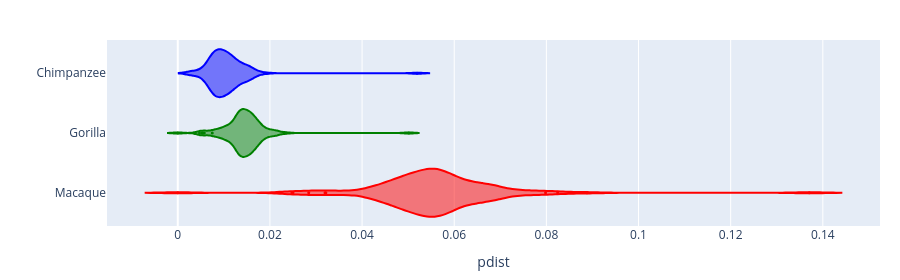

Notebook code for this chart:
### Code cell
import pandas as pd
import plotly.express as px
from rich.progress import track
import pathlib
import cogent3

paths = {
    "human_chimp": pathlib.Path('~/source/madb_data/thesis_data/human_chimp/ensembl_alignments/').expanduser(),
    "human_gorilla": pathlib.Path('~/source/madb_data/thesis_data/human_gorilla/ensembl_alignments/').expanduser(),
    "human_macaque": pathlib.Path('~/source/madb_data/thesis_data/human_macaque/ensembl_alignments/').expanduser()
}

pdists = []

for pair, path in paths.items():
    for fn in track(list(path.glob('*.fa')), description=f"Processing {pair}"):
        aln = cogent3.load_aligned_seqs(fn, moltype='dna')
        pdist = aln.distance_matrix(calc='pdist')
        pdists.append((pair, pdist[0, 1]))

df = pd.DataFrame(pdists, columns=["Pair", "Distance"])

# Rename comparison groups
df["Pair"] = df["Pair"].map({
    "human_chimp": "Chimpanzee",
    "human_gorilla": "Gorilla",
    "human_macaque": "Macaque"
})

# Create violin plot
fig = px.violin(
    df,
    x="Distance",
    y="Pair",
    orientation='h',
    labels={"Distance": "pdist", "Pair": ""},
    color="Pair",
    color_discrete_map={
        "Chimpanzee": "blue",
        "Gorilla": "green",
        "Macaque": "red"
    }
)

fig.update_layout(
    violinmode='overlay',
    yaxis=dict(categoryorder="array", categoryarray=["Macaque", "Gorilla", "Chimpanzee"]),
    margin=dict(l=60, r=20, t=40, b=40),
    height=280
)

fig.update_traces(width=0.8, marker=dict(size=3), showlegend=False)

# Save figure
figures_dir = pathlib.Path("..") / "figures"
figures_dir.mkdir(parents=True, exist_ok=True)
fig.write_image(figures_dir / "pdist_pairs.png")
fig.show()

### Figure 1 — Plotly figure (JSON) as saved in the notebook; plotly's stock layout.template omitted (floating-point values rounded to 4 significant figures)
{"data": [{"alignmentgroup": "True", "box": {"visible": false}, "hovertemplate": "=%{y}<br>pdist=%{x}<extra></extra>", "legendgroup": "Chimpanzee", "marker": {"color": "blue", "size": 3}, "name": "Chimpanzee", "offsetgroup": "Chimpanzee", "orientation": "h", "scalegroup": "True", "showlegend": false, "type": "violin", "width": 0.8, "x": [0.007809, 0.008931, 0.01709, 0.01105, 0.00918, 0.007774, 0.008343, 0.007972, 0.00283, 0.009192, 0.003057, 0.006868, 0.01295, 0.0124, 0.05194, 0.007996, 0.009985, 0.008138, 0.01195, 0.01147, 0.01578, 0.01022, 0.008972, 0.01013, 0.01434, 0.01099, 0.008812, 0.01258, 0.01212, 0.008588, 0.007489, 0.009604, 0.009047, 0.007647, 0.01549, 0.005353, 0.0109, 0.01188, 0.007353, 0.0102, 0.006395, 0.01508, 0.01884, 0.006731, 0.01572, 0.008287, 0.01118, 0.007961, 0.01227, 0.007149, 0.007874, 0.009084, 0.005296, 0.008674, 0.01333, 0.01109, 0.01054, 0.007528, 0.01253, 0.006552, 0.016, 0.01213, 0.00864, 0.01464, 0.002872, 0.01284, 0.009368, 0.008562, 0.009892, 0.007978, 0.01585, 0.01106, 0.01016, 0.01052, 0.01525, 0.01031, 0.01254, 0.01335, 0.01143, 0.01058, 0.008698, 0.005542, 0.007571, 0.01104, 0.007488, 0.009576, 0.004266, 0.007214, 0.007747, 0.009481, 0.01053, 0.007026, 0.01237, 0.007395, 0.009297, 0.0078, 0.01451, 0.01335, 0.01195, 0.01351, 0.01139, 0.01444, 0.01027, 0.009702, 0.01435, 0.0154, 0.007418, 0.009962, 0.00885, 0.009993, 0.01105], "x0": " ", "xaxis": "x", "y": ["Chimpanzee", "Chimpanzee", "Chimpanzee", "Chimpanzee", "Chimpanzee", "Chimpanzee", "Chimpanzee", "Chimpanzee", "Chimpanzee", "Chimpanzee", "Chimpanzee", "Chimpanzee", "Chimpanzee", "Chimpanzee", "Chimpanzee", "Chimpanzee", "Chimpanzee", "Chimpanzee", "Chimpanzee", "Chimpanzee", "Chimpanzee", "Chimpanzee", "Chimpanzee", "Chimpanzee", "Chimpanzee", "Chimpanzee", "Chimpanzee", "Chimpanzee", "Chimpanzee", "Chimpanzee", "Chimpanzee", "Chimpanzee", "Chimpanzee", "Chimpanzee", "Chimpanzee", "Chimpanzee", "Chimpanzee", "Chimpanzee", "Chimpanzee", "Chimpanzee", "Chimpanzee", "Chimpanzee", "Chimpanzee", "Chimpanzee", "Chimpanzee", "Chimpanzee", "Chimpanzee", "Chimpanzee", "Chimpanzee", "Chimpanzee", "Chimpanzee", "Chimpanzee", "Chimpanzee", "Chimpanzee", "Chimpanzee", "Chimpanzee", "Chimpanzee", "Chimpanzee", "Chimpanzee", "Chimpanzee", "Chimpanzee", "Chimpanzee", "Chimpanzee", "Chimpanzee", "Chimpanzee", "Chimpanzee", "Chimpanzee", "Chimpanzee", "Chimpanzee", "Chimpanzee", "Chimpanzee", "Chimpanzee", "Chimpanzee", "Chimpanzee", "Chimpanzee", "Chimpanzee", "Chimpanzee", "Chimpanzee", "Chimpanzee", "Chimpanzee", "Chimpanzee", "Chimpanzee", "Chimpanzee", "Chimpanzee", "Chimpanzee", "Chimpanzee", "Chimpanzee", "Chimpanzee", "Chimpanzee", "Chimpanzee", "Chimpanzee", "Chimpanzee", "Chimpanzee", "Chimpanzee", "Chimpanzee", "Chimpanzee", "Chimpanzee", "Chimpanzee", "Chimpanzee", "Chimpanzee", "Chimpanzee", "Chimpanzee", "Chimpanzee", "Chimpanzee", "Chimpanzee", "Chimpanzee", "Chimpanzee", "Chimpanzee", "Chimpanzee", "Chimpanzee", "Chimpanzee"], "y0": " ", "yaxis": "y"}, {"alignmentgroup": "True", "box": {"visible": false}, "hovertemplate": "=%{y}<br>pdist=%{x}<extra></extra>", "legendgroup": "Gorilla", "marker": {"color": "green", "size": 3}, "name": "Gorilla", "offsetgroup": "Gorilla", "orientation": "h", "scalegroup": "True", "showlegend": false, "type": "violin", "width": 0.8, "x": [0.01649, 0.01067, 0.01272, 0.01409, 0.01229, 0.01367, 0.01322, 0.01317, 0.004717, 0.01641, 0.005762, 0.005495, 0.01703, 0.01877, 0.01519, 0.01368, 0.01553, 0.01351, 0.0116, 0.01552, 0.01544, 0.01284, 0.02092, 0.01464, 0.01868, 0.01465, 0.01364, 0.01329, 0.01474, 0.0155, 0.01113, 0.01404, 0.01183, 0.01388, 0.02102, 0.008571, 0.01428, 0.01563, 0.01084, 0.02076, 0.008243, 0.01791, 0.02334, 0.007692, 0.01228, 0.01286, 0.01419, 0.01334, 0.01518, 0.05015, 0.01099, 0.0149, 0.01494, 0.01583, 0.01636, 0.01562, 0.01681, 0.01334, 0.0154, 0.01498, 0.01712, 0.01627, 0.01607, 0.01671, 0.005273, 0.01501, 0.01472, 0.0103, 0.009928, 0.01004, 0.0, 0.01291, 0.01344, 0.01755, 0.01764, 0.01354, 0.01363, 0.01682, 0.0145, 0.01339, 0.01308, 0.01663, 0.01057, 0.01293, 0.007488, 0.01448, 0.01048, 0.014, 0.01297, 0.01808, 0.01889, 0.008585, 0.01166, 0.009206, 0.01491, 0.01323, 0.01971, 0.0173, 0.01574, 0.0149, 0.01621, 0.01734, 0.01603, 0.01676, 0.01888, 0.02132, 0.01354, 0.01384, 0.01299, 0.01537, 0.01681], "x0": " ", "xaxis": "x", "y": ["Gorilla", "Gorilla", "Gorilla", "Gorilla", "Gorilla", "Gorilla", "Gorilla", "Gorilla", "Gorilla", "Gorilla", "Gorilla", "Gorilla", "Gorilla", "Gorilla", "Gorilla", "Gorilla", "Gorilla", "Gorilla", "Gorilla", "Gorilla", "Gorilla", "Gorilla", "Gorilla", "Gorilla", "Gorilla", "Gorilla", "Gorilla", "Gorilla", "Gorilla", "Gorilla", "Gorilla", "Gorilla", "Gorilla", "Gorilla", "Gorilla", "Gorilla", "Gorilla", "Gorilla", "Gorilla", "Gorilla", "Gorilla", "Gorilla", "Gorilla", "Gorilla", "Gorilla", "Gorilla", "Gorilla", "Gorilla", "Gorilla", "Gorilla", "Gorilla", "Gorilla", "Gorilla", "Gorilla", "Gorilla", "Gorilla", "Gorilla", "Gorilla", "Gorilla", "Gorilla", "Gorilla", "Gorilla", "Gorilla", "Gorilla", "Gorilla", "Gorilla", "Gorilla", "Gorilla", "Gorilla", "Gorilla", "Gorilla", "Gorilla", "Gorilla", "Gorilla", "Gorilla", "Gorilla", "Gorilla", "Gorilla", "Gorilla", "Gorilla", "Gorilla", "Gorilla", "Gorilla", "Gorilla", "Gorilla", "Gorilla", "Gorilla", "Gorilla", "Gorilla", "Gorilla", "Gorilla", "Gorilla", "Gorilla", "Gorilla", "Gorilla", "Gorilla", "Gorilla", "Gorilla", "Gorilla", "Gorilla", "Gorilla", "Gorilla", "Gorilla", "Gorilla", "Gorilla", "Gorilla", "Gorilla", "Gorilla", "Gorilla", "Gorilla", "Gorilla"], "y0": " ", "yaxis": "y"}, {"alignmentgroup": "True", "box": {"visible": false}, "hovertemplate": "=%{y}<br>pdist=%{x}<extra></extra>", "legendgroup": "Macaque", "marker": {"color": "red", "size": 3}, "name": "Macaque", "offsetgroup": "Macaque", "orientation": "h", "scalegroup": "True", "showlegend": false, "type": "violin", "width": 0.8, "x": [0.05523, 0.0444, 0.06015, 0.05526, 0.05541, 0.05102, 0.05084, 0.05039, 0.02478, 0.05746, 0.02842, 0.03698, 0.05449, 0.06845, 0.08245, 0.05345, 0.05758, 0.04998, 0.05127, 0.05781, 0.05868, 0.05443, 0.07785, 0.05825, 0.06707, 0.0888, 0.04589, 0.07098, 0.05734, 0.137, 0.04176, 0.05877, 0.05064, 0.06364, 0.06515, 0.044, 0.05387, 0.05909, 0.04419, 0.05773, 0.05679, 0.06867, 0.07982, 0.05588, 0.06622, 0.05496, 0.05577, 0.05031, 0.06731, 0.05339, 0.03297, 0.057, 0.03196, 0.05906, 0.0637, 0.05847, 0.0555, 0.05462, 0.0482, 0.05839, 0.06385, 0.05648, 0.05657, 0.06316, 0.02501, 0.06704, 0.04967, 0.0474, 0.04876, 0.04325, 0.0, 0.05617, 0.05228, 0.0616, 0.06183, 0.04661, 0.05373, 0.06396, 0.0619, 0.05804, 0.04602, 0.051, 0.04568, 0.04915, 0.04152, 0.05516, 0.04207, 0.04694, 0.05012, 0.05695, 0.06647, 0.03214, 0.04993, 0.04994, 0.06924, 0.05394, 0.07604, 0.06824, 0.0587, 0.04729, 0.05366, 0.0629, 0.05355, 0.04982, 0.06832, 0.07421, 0.04884, 0.05588, 0.05443, 0.05646, 0.0516], "x0": " ", "xaxis": "x", "y": ["Macaque", "Macaque", "Macaque", "Macaque", "Macaque", "Macaque", "Macaque", "Macaque", "Macaque", "Macaque", "Macaque", "Macaque", "Macaque", "Macaque", "Macaque", "Macaque", "Macaque", "Macaque", "Macaque", "Macaque", "Macaque", "Macaque", "Macaque", "Macaque", "Macaque", "Macaque", "Macaque", "Macaque", "Macaque", "Macaque", "Macaque", "Macaque", "Macaque", "Macaque", "Macaque", "Macaque", "Macaque", "Macaque", "Macaque", "Macaque", "Macaque", "Macaque", "Macaque", "Macaque", "Macaque", "Macaque", "Macaque", "Macaque", "Macaque", "Macaque", "Macaque", "Macaque", "Macaque", "Macaque", "Macaque", "Macaque", "Macaque", "Macaque", "Macaque", "Macaque", "Macaque", "Macaque", "Macaque", "Macaque", "Macaque", "Macaque", "Macaque", "Macaque", "Macaque", "Macaque", "Macaque", "Macaque", "Macaque", "Macaque", "Macaque", "Macaque", "Macaque", "Macaque", "Macaque", "Macaque", "Macaque", "Macaque", "Macaque", "Macaque", "Macaque", "Macaque", "Macaque", "Macaque", "Macaque", "Macaque", "Macaque", "Macaque", "Macaque", "Macaque", "Macaque", "Macaque", "Macaque", "Macaque", "Macaque", "Macaque", "Macaque", "Macaque", "Macaque", "Macaque", "Macaque", "Macaque", "Macaque", "Macaque", "Macaque", "Macaque", "Macaque"], "y0": " ", "yaxis": "y"}], "layout": {"height": 280, "legend": {"title": {"text": ""}, "tracegroupgap": 0}, "margin": {"b": 40, "l": 60, "r": 20, "t": 40}, "violinmode": "overlay", "xaxis": {"anchor": "y", "domain": [0, 1], "title": {"text": "pdist"}}, "yaxis": {"anchor": "x", "categoryarray": ["Macaque", "Gorilla", "Chimpanzee"], "categoryorder": "array", "domain": [0, 1], "title": {"text": ""}}}}
